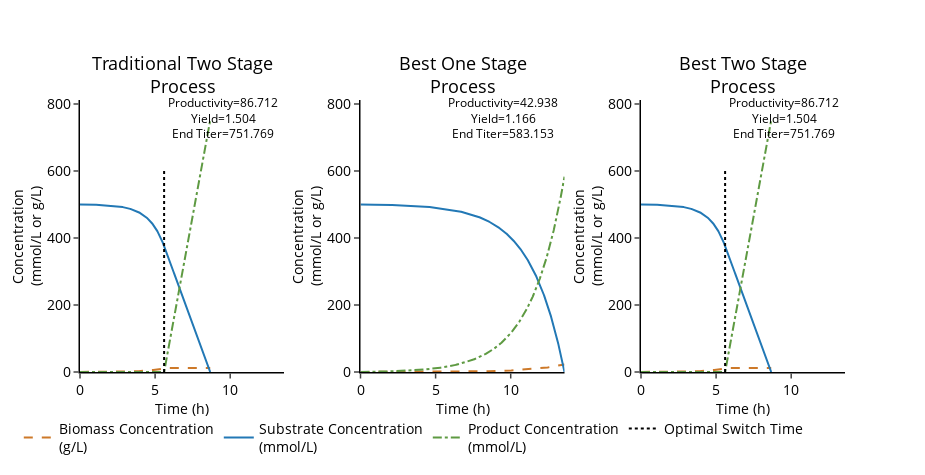

Notebook code cell kept with this figure:
### Markdown cell above
# Fermentation Trajectory#

### Code cell
pecaso = pecaso_constant_global
ts_suboptimal = pecaso.two_stage_suboptimal_batch
os_best = pecaso.one_stage_best_batch
ts_best = pecaso.two_stage_best_batch
ferm_list = [ts_suboptimal, os_best, ts_best]
titles = ['Traditional Two Stage<br>Process', 'Best One Stage<br>Process', 'Best Two Stage<br>Process']
fig = subplots.make_subplots(rows=1, cols=3, subplot_titles=titles, horizontal_spacing=0.1)
max_conc = max([(max([max(data) for data in ferm.data])) for ferm in ferm_list])
max_t = max([max(ferm.time) for ferm in ferm_list])
fig.update_annotations(dict(font=dict(size=18, color='black')))

for col, ferm in enumerate(ferm_list):
    if ferm:
        fig.append_trace(go.Scatter(x=ferm.time, y=ferm.data[0], name='Biomass Concentration<br>(g/L)',
                                    line={'color': '#CD7929', 'dash':'dash'}, legendgroup='Biomass',
                                    showlegend=True if col == 2 else False, mode='lines'), 1, col+1)
        fig.append_trace(go.Scatter(x=ferm.time, y=ferm.data[1], name='Substrate Concentration<br>(mmol/L)',
                                    line={'color': '#2278B5'}, legendgroup='Substrate',
                                    showlegend=True if col == 2 else False, mode='lines'), 1, col + 1)
        fig.append_trace(go.Scatter(x=ferm.time, y=ferm.data[2], name='Product Concentration<br>(mmol/L)',
                                    line={'color': '#5E9A42', 'dash':'dashdot'}, legendgroup='Product',
                                    showlegend=True if col == 2 else False, mode='lines'), 1, col + 1)
        if col != 1:
            fig.append_trace(go.Scatter(x=[ferm.optimal_switch_time]*30,
                                        y=np.linspace(0, 0.8*max_conc, 30),
                                        name='Optimal Switch Time', mode='lines',
                                        line={'color': 'black',
                                                'width': 2,
                                                'dash': 'dot'},
                                        showlegend=True if col == 2 else False), 1, col+1)
        fig['layout']['annotations'] = list(fig['layout']['annotations']) + \
                                       [go.layout.Annotation
                                        (dict(x=0.7*max_t,
                                              y=1.01*max_conc,
                                              xref='x'+str(col+1), yref='y'+str(col+1),
                                              text='Productivity=' + str(round(ferm.batch_productivity, 3)) +
                                              '<br>Yield=' + str(round(ferm.batch_yield, 3)) +
                                              '<br>End Titer=' + str(round(ferm.batch_titer,3)),
                                              showarrow=False, font=dict(size=12, color='black'),
                                              ax=-0, ay=-0))]



fig.update_layout(hovermode='closest',
                  height=475,
                  width=925,
                  showlegend=True,
                  legend=dict(x=-0.08, y=-0.15, orientation='h',
                              font=dict(size=14, color='black')))

fig.update_xaxes(range=[0,max_t], 
                 dtick=5,
                 title_font=dict(size=14, color='black'),
                 title_text='Time (h)',
                 tickfont=dict(size=14, color='black'),
                 ticks='outside',
                 tickwidth=1.5,
                 title_standoff=0,
                 showline=True, linewidth=1.5, linecolor='black', mirror=False, zeroline=False,
                 showgrid=False)

fig.update_yaxes(range=[0,max_conc*1.08], 
                 title_text='Concentration<br>(mmol/L or g/L)',
                 title_font=dict(size=14, color='black'),
                 tickfont=dict(size=14, color='black'),
                 ticks='outside',
                 tickwidth=1.5,
                 showline=True, linewidth=1.5, linecolor='black', mirror=False, zeroline=False,
                 showgrid=False)


plot(fig)

#if not os.path.exists('images'):
#    os.mkdir('images')
#pio.write_image(fig, 'images/fermentation_characteristics_objA_const_uptake.svg')

### Figure 1 — Plotly figure (JSON) as saved in the notebook; plotly's stock layout.template omitted (floating-point values rounded to 4 significant figures; data arrays with more than 128 entries replaced by an {"elided": "..."} marker saying what was removed)
{"data": [{"legendgroup": "Biomass", "line": {"color": "#CD7929", "dash": "dash"}, "mode": "lines", "name": "Biomass Concentration<br>(g/L)", "showlegend": false, "type": "scatter", "x": {"elided": "867 float values"}, "xaxis": "x", "y": {"elided": "867 float values"}, "yaxis": "y"}, {"legendgroup": "Substrate", "line": {"color": "#2278B5"}, "mode": "lines", "name": "Substrate Concentration<br>(mmol/L)", "showlegend": false, "type": "scatter", "x": {"elided": "867 float values"}, "xaxis": "x", "y": {"elided": "867 float values"}, "yaxis": "y"}, {"legendgroup": "Product", "line": {"color": "#5E9A42", "dash": "dashdot"}, "mode": "lines", "name": "Product Concentration<br>(mmol/L)", "showlegend": false, "type": "scatter", "x": {"elided": "867 float values"}, "xaxis": "x", "y": {"elided": "867 float values"}, "yaxis": "y"}, {"line": {"color": "black", "dash": "dot", "width": 2}, "mode": "lines", "name": "Optimal Switch Time", "showlegend": false, "type": "scatter", "x": [5.599, 5.599, 5.599, 5.599, 5.599, 5.599, 5.599, 5.599, 5.599, 5.599, 5.599, 5.599, 5.599, 5.599, 5.599, 5.599, 5.599, 5.599, 5.599, 5.599, 5.599, 5.599, 5.599, 5.599, 5.599, 5.599, 5.599, 5.599, 5.599, 5.599], "xaxis": "x", "y": [0, 20.74, 41.48, 62.22, 82.95, 103.7, 124.4, 145.2, 165.9, 186.6, 207.4, 228.1, 248.9, 269.6, 290.3, 311.1, 331.8, 352.6, 373.3, 394.0, 414.8, 435.5, 456.2, 477.0, 497.7, 518.5, 539.2, 559.9, 580.7, 601.4], "yaxis": "y"}, {"legendgroup": "Biomass", "line": {"color": "#CD7929", "dash": "dash"}, "mode": "lines", "name": "Biomass Concentration<br>(g/L)", "showlegend": false, "type": "scatter", "x": {"elided": "1359 float values"}, "xaxis": "x2", "y": {"elided": "1359 float values"}, "yaxis": "y2"}, {"legendgroup": "Substrate", "line": {"color": "#2278B5"}, "mode": "lines", "name": "Substrate Concentration<br>(mmol/L)", "showlegend": false, "type": "scatter", "x": {"elided": "1359 float values"}, "xaxis": "x2", "y": {"elided": "1359 float values"}, "yaxis": "y2"}, {"legendgroup": "Product", "line": {"color": "#5E9A42", "dash": "dashdot"}, "mode": "lines", "name": "Product Concentration<br>(mmol/L)", "showlegend": false, "type": "scatter", "x": {"elided": "1359 float values"}, "xaxis": "x2", "y": {"elided": "1359 float values"}, "yaxis": "y2"}, {"legendgroup": "Biomass", "line": {"color": "#CD7929", "dash": "dash"}, "mode": "lines", "name": "Biomass Concentration<br>(g/L)", "showlegend": true, "type": "scatter", "x": {"elided": "867 float values"}, "xaxis": "x3", "y": {"elided": "867 float values"}, "yaxis": "y3"}, {"legendgroup": "Substrate", "line": {"color": "#2278B5"}, "mode": "lines", "name": "Substrate Concentration<br>(mmol/L)", "showlegend": true, "type": "scatter", "x": {"elided": "867 float values"}, "xaxis": "x3", "y": {"elided": "867 float values"}, "yaxis": "y3"}, {"legendgroup": "Product", "line": {"color": "#5E9A42", "dash": "dashdot"}, "mode": "lines", "name": "Product Concentration<br>(mmol/L)", "showlegend": true, "type": "scatter", "x": {"elided": "867 float values"}, "xaxis": "x3", "y": {"elided": "867 float values"}, "yaxis": "y3"}, {"line": {"color": "black", "dash": "dot", "width": 2}, "mode": "lines", "name": "Optimal Switch Time", "showlegend": true, "type": "scatter", "x": [5.599, 5.599, 5.599, 5.599, 5.599, 5.599, 5.599, 5.599, 5.599, 5.599, 5.599, 5.599, 5.599, 5.599, 5.599, 5.599, 5.599, 5.599, 5.599, 5.599, 5.599, 5.599, 5.599, 5.599, 5.599, 5.599, 5.599, 5.599, 5.599, 5.599], "xaxis": "x3", "y": [0, 20.74, 41.48, 62.22, 82.95, 103.7, 124.4, 145.2, 165.9, 186.6, 207.4, 228.1, 248.9, 269.6, 290.3, 311.1, 331.8, 352.6, 373.3, 394.0, 414.8, 435.5, 456.2, 477.0, 497.7, 518.5, 539.2, 559.9, 580.7, 601.4], "yaxis": "y3"}], "layout": {"annotations": [{"font": {"color": "black", "size": 18}, "showarrow": false, "text": "Traditional Two Stage<br>Process", "x": 0.1333, "xanchor": "center", "xref": "paper", "y": 1, "yanchor": "bottom", "yref": "paper"}, {"font": {"color": "black", "size": 18}, "showarrow": false, "text": "Best One Stage<br>Process", "x": 0.5, "xanchor": "center", "xref": "paper", "y": 1, "yanchor": "bottom", "yref": "paper"}, {"font": {"color": "black", "size": 18}, "showarrow": false, "text": "Best Two Stage<br>Process", "x": 0.8667, "xanchor": "center", "xref": "paper", "y": 1, "yanchor": "bottom", "yref": "paper"}, {"ax": 0, "ay": 0, "font": {"color": "black", "size": 12}, "showarrow": false, "text": "Productivity=86.712<br>Yield=1.504<br>End Titer=751.769", "x": 9.507, "xref": "x", "y": 759.3, "yref": "y"}, {"ax": 0, "ay": 0, "font": {"color": "black", "size": 12}, "showarrow": false, "text": "Productivity=42.938<br>Yield=1.166<br>End Titer=583.153", "x": 9.507, "xref": "x2", "y": 759.3, "yref": "y2"}, {"ax": 0, "ay": 0, "font": {"color": "black", "size": 12}, "showarrow": false, "text": "Productivity=86.712<br>Yield=1.504<br>End Titer=751.769", "x": 9.507, "xref": "x3", "y": 759.3, "yref": "y3"}], "height": 475, "hovermode": "closest", "legend": {"font": {"color": "black", "size": 14}, "orientation": "h", "x": -0.08, "y": -0.15}, "showlegend": true, "width": 925, "xaxis": {"anchor": "y", "domain": [0, 0.2667], "dtick": 5, "linecolor": "black", "linewidth": 1.5, "mirror": false, "range": [0, 13.58], "showgrid": false, "showline": true, "tickfont": {"color": "black", "size": 14}, "ticks": "outside", "tickwidth": 1.5, "title": {"font": {"color": "black", "size": 14}, "standoff": 0, "text": "Time (h)"}, "zeroline": false}, "xaxis2": {"anchor": "y2", "domain": [0.3667, 0.6333], "dtick": 5, "linecolor": "black", "linewidth": 1.5, "mirror": false, "range": [0, 13.58], "showgrid": false, "showline": true, "tickfont": {"color": "black", "size": 14}, "ticks": "outside", "tickwidth": 1.5, "title": {"font": {"color": "black", "size": 14}, "standoff": 0, "text": "Time (h)"}, "zeroline": false}, "xaxis3": {"anchor": "y3", "domain": [0.7333, 1], "dtick": 5, "linecolor": "black", "linewidth": 1.5, "mirror": false, "range": [0, 13.58], "showgrid": false, "showline": true, "tickfont": {"color": "black", "size": 14}, "ticks": "outside", "tickwidth": 1.5, "title": {"font": {"color": "black", "size": 14}, "standoff": 0, "text": "Time (h)"}, "zeroline": false}, "yaxis": {"anchor": "x", "domain": [0, 1], "linecolor": "black", "linewidth": 1.5, "mirror": false, "range": [0, 811.9], "showgrid": false, "showline": true, "tickfont": {"color": "black", "size": 14}, "ticks": "outside", "tickwidth": 1.5, "title": {"font": {"color": "black", "size": 14}, "text": "Concentration<br>(mmol/L or g/L)"}, "zeroline": false}, "yaxis2": {"anchor": "x2", "domain": [0, 1], "linecolor": "black", "linewidth": 1.5, "mirror": false, "range": [0, 811.9], "showgrid": false, "showline": true, "tickfont": {"color": "black", "size": 14}, "ticks": "outside", "tickwidth": 1.5, "title": {"font": {"color": "black", "size": 14}, "text": "Concentration<br>(mmol/L or g/L)"}, "zeroline": false}, "yaxis3": {"anchor": "x3", "domain": [0, 1], "linecolor": "black", "linewidth": 1.5, "mirror": false, "range": [0, 811.9], "showgrid": false, "showline": true, "tickfont": {"color": "black", "size": 14}, "ticks": "outside", "tickwidth": 1.5, "title": {"font": {"color": "black", "size": 14}, "text": "Concentration<br>(mmol/L or g/L)"}, "zeroline": false}}}
